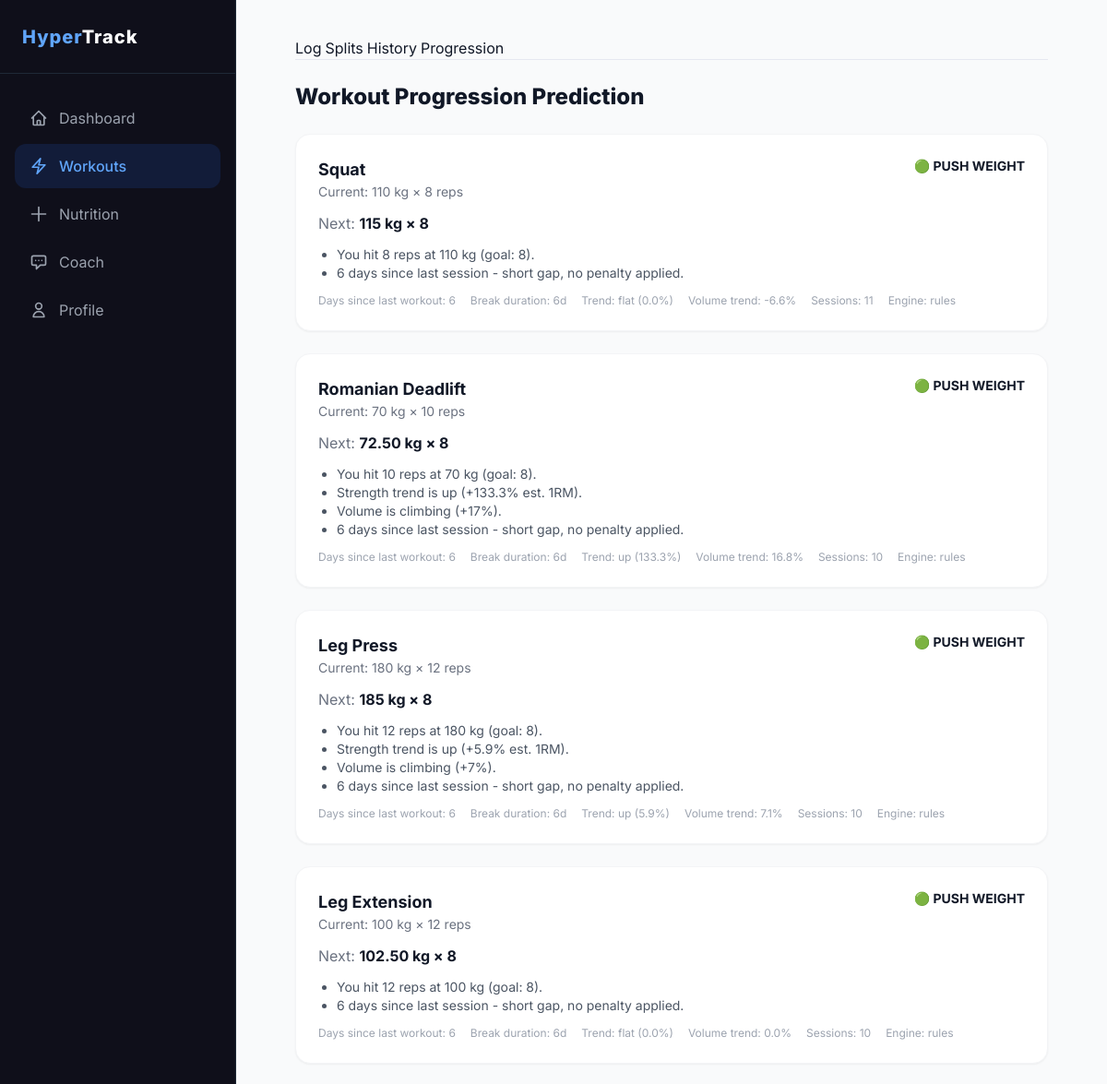
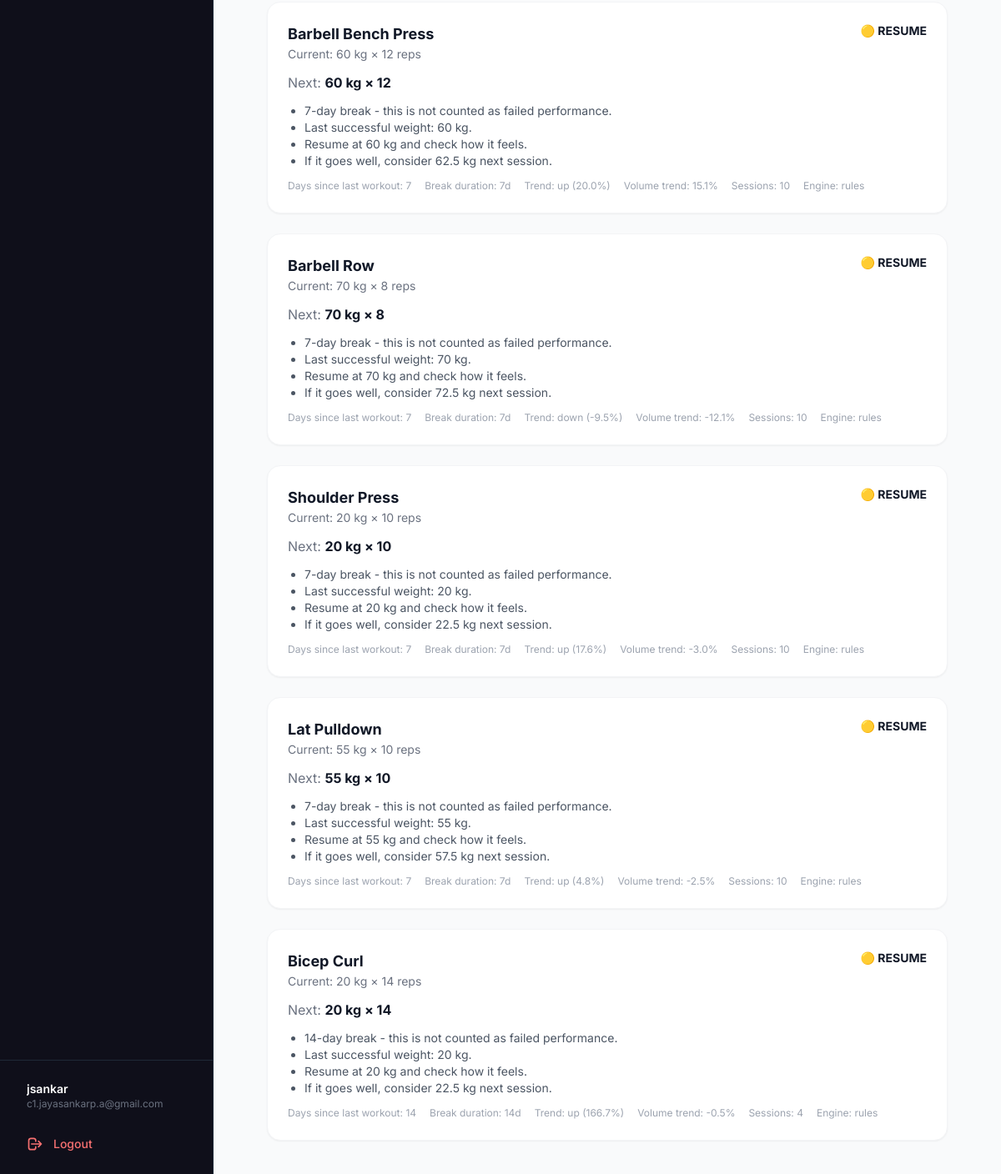
Page /workouts/progression/ (signed in) on the committed database (2 pictures, top to bottom).
### accounts/models.py (models this page shows, shortened)
class User(AbstractUser):
    email = models.EmailField(unique=True)
    name = models.CharField(max_length=150, blank=True)
    age = models.PositiveIntegerField(null=True, blank=True)
    height_cm = models.DecimalField(max_digits=5, decimal_places=2, null=True, blank=True)
    weight_kg = models.DecimalField(max_digits=5, decimal_places=2, null=True, blank=True)
    GOAL_CHOICES = [
        ('lose_weight', 'Lose Weight'),
        ('gain_muscle', 'Gain Muscle'),
        ('maintain', 'Maintain'),
    ]
    goal = models.CharField(
        max_length=20,
        choices=GOAL_CHOICES,
        default='maintain'
    )
    created_at = models.DateTimeField(auto_now_add=True)
    objects = UserManager()
    USERNAME_FIELD = 'email'
    REQUIRED_FIELDS = []  # email is USERNAME_FIELD, username is auto-filled to email

### workouts/models.py (models this page shows, shortened)
class WorkoutLog(models.Model):
    EXERCISE_CHOICES = [
        ('Squat', 'Squat'),
        ('Deadlift', 'Deadlift'),
        ('Bench Press', 'Bench Press'),
        ('Overhead Press', 'Overhead Press'),
        ('Barbell Row', 'Barbell Row'),
        ('Pull-up', 'Pull-up'),
        ('Dip', 'Dip'),
        ('Leg Press', 'Leg Press'),
        ('Romanian Deadlift', 'Romanian Deadlift'),
        ('Lateral Raise', 'Lateral Raise'),
    ]
    user = models.ForeignKey(
        settings.AUTH_USER_MODEL,
        on_delete=models.CASCADE,
        related_name='workouts'
    )
    exercise = models.CharField(
        max_length=50,
        choices=EXERCISE_CHOICES
    )
    sets = models.PositiveIntegerField(
        validators=[MinValueValidator(1, message="Sets must be a positive integer.")]
    )
    reps = models.PositiveIntegerField(
        validators=[MinValueValidator(1, message="Reps must be a positive integer.")]
    )
    weight_kg = models.DecimalField(
        max_digits=6,
        decimal_places=2,
        validators=[MinValueValidator(Decimal('0.01'), message="Weight must be greater than zero.")]
    )
    volume = models.DecimalField(
        max_digits=10,
        decimal_places=2,
        editable=False
    )
    date = models.DateField()
    created_at = models.DateTimeField(auto_now_add=True)
    session = models.ForeignKey(
        'WorkoutSession',
        null=True,
        blank=True,
        on_delete=models.CASCADE,
        related_name='mirror_logs',
    )
    class Meta:
        indexes = [
            models.Index(fields=['user', 'date']),
        ]

### workouts/views.py (the view)
# urls.py: path('progression/', views.progression_view, name='workout_progression'),
@login_required
def progression_view(request):
    from django.utils import timezone
    from .progression import get_progression_for_user
    data = get_progression_for_user(request.user, today=timezone.localdate())
    return render(request, 'workouts/progression.html', {'prog': data, 'active_tab': 'workouts'})

### workouts/progression/history.py (called while the page is built)
def _summarise(date, rows):
    rows = [(r, float(w)) for r, w in rows if w and float(w) > 0 and r > 0]
    if not rows:
        return None
    top_w = max(w for _, w in rows)
    at_top = [r for r, w in rows if w == top_w]
    volume = sum(r * w for r, w in rows)
    return Entry(
        date=date, weight=top_w, reps=max(at_top), sets=len(at_top),
        volume=volume, best_reps_at_top=max(at_top),
    )

def _key(name):
    return (name or '').strip().lower()

### workouts/progression/lstm.py (called while the page is built, shortened)
def load_model():
    if _model_cache['loaded']:
        return _model_cache['model']

def predict_probs(entries):
    model = load_model()
    if model is None or len(entries) < LSTM_MIN_SESSIONS:
        return None
    x = torch.tensor([featurize(entries)], dtype=torch.float32)
    with torch.no_grad():
        p = torch.softmax(model(x), dim=-1)[0].tolist()
    return dict(zip(CLASSES, p))

### workouts/progression/rules.py (called while the page is built)
def _round_to(x, step):
    return round(x / step) * step

def weight_step(weight, exercise_name=''):
    lower = any(k in exercise_name.lower() for k in
                ('squat', 'deadlift', 'leg press', 'rdl', 'hip thrust'))
    if weight < 20:
        return 1.0 if not lower else 2.5
    return 5.0 if lower and weight >= 100 else 2.5

def _fmt(w):
    return f"{w:g}"

def _is_success(entry, prev, goal_reps):
    if entry.reps >= goal_reps:
        return True
    if prev is None:
        return False
    if entry.weight > prev.weight and entry.reps >= max(REP_FLOOR, prev.reps - 2):
        return True
    if entry.weight == prev.weight and entry.reps >= prev.reps:
        return True
    return False

def break_info(entries, today):
    last = entries[-1].date
    days = (today - last).days
    gaps = [(b.date - a.date).days for a, b in zip(entries, entries[1:])]
    return {
        'days_since_last_workout': days,
        'break_duration': max(days, gaps[-1] if gaps else 0),
    }

def _last_successful(entries, goal_reps):
    last_ok = None
    for i, e in enumerate(entries):
        prev = entries[i - 1] if i else None
        if _is_success(e, prev, goal_reps):
            last_ok = e
    return last_ok

def _trend(entries):
    recent = entries[-RECENT_WINDOW:]
    e1rm = [e.weight * (1 + min(e.reps, 12) / 30) for e in recent]
    if len(e1rm) < 2:
        return 'flat', 0.0
    change = (e1rm[-1] - e1rm[0]) / e1rm[0] * 100
    if change > 2:
        return 'up', change
    if change < -3:
        return 'down', change
    return 'flat', change

### templates/workouts/progression.html (shortened to what this page needs)
{% extends 'base.html' %}
{% block content %}
<div class="p-6 md:p-10 max-w-4xl mx-auto space-y-6">
    {% include 'workouts/_tabs.html' with current='progression' %}
    <h1 class="text-2xl font-extrabold text-gray-900">Workout Progression Prediction</h1>
    {% for p in prog.items %}
    <div class="bg-white rounded-2xl border border-gray-100 shadow-sm p-6 space-y-3">
        <div class="flex justify-between items-start">
            <div>
                <h2 class="text-lg font-bold text-gray-900">{{ p.exercise }}</h2>
                <p class="text-sm text-gray-500">Current: {{ p.current_weight|floatformat:"-2" }} kg × {{ p.current_reps }} reps</p>
            </div>
            <span class="text-sm font-bold">{{ p.emoji }} {{ p.headline }}</span>
        </div>
        <p class="text-base text-gray-900"><span class="text-gray-500">Next:</span> <strong>{{ p.next_weight|floatformat:"-2" }} kg × {{ p.next_reps }}</strong></p>
        <ul class="text-sm text-gray-600 list-disc pl-5">{% for r in p.reasons %}<li>{{ r }}</li>{% endfor %}</ul>
        <div class="text-xs text-gray-400 flex flex-wrap gap-x-4">
            <span>Days since last workout: {{ p.days_since_last_workout }}</span>
            <span>Break duration: {{ p.break_duration }}d</span>
            <span>Trend: {{ p.trend }} ({{ p.trend_pct }}%)</span>
            <span>Volume trend: {{ p.volume_trend_pct }}%</span>
            <span>Sessions: {{ p.sessions }}</span>
            <span>Engine: {{ p.engine }}</span>
        </div>
    </div>
    {% endfor %}
</div>
{% endblock %}

### templates/base.html (shortened to what this page needs)
<!DOCTYPE html>
<html lang="en">
<head>
    <script src="https://cdn.tailwindcss.com"></script>
    <link rel="stylesheet" href="/static/css/style.css">
</head>
<body class="bg-gray-50 text-gray-900 font-sans min-h-screen flex flex-col md:flex-row">
    {% if user.is_authenticated %}
    <aside class="hidden md:flex flex-col w-64 bg-brand-dark text-white min-h-screen flex-shrink-0 border-r border-gray-800">
        <div class="h-20 flex items-center px-6 border-b border-gray-800">
            <span class="text-xl font-extrabold tracking-wider">
            <span class="text-blue-400">Hyper</span><span class="text-white">Track</span>
            </span>
        </div>
        <nav class="flex-1 px-4 py-6 space-y-1">
            <a href="{% url 'dashboard' %}" class="flex items-center px-4 py-3 rounded-xl transition-all duration-150 group {% if active_tab == 'dashboard' %}bg-blue-600/15 text-blue-400 font-medium{% else %}text-gray-400 hover:text-white hover:bg-white/5{% endif %}">
                <svg class="w-5 h-5 mr-3" fill="none" stroke="currentColor" stroke-width="2" viewBox="0 0 24 24">
                    <path stroke-linecap="round" stroke-linejoin="round" d="M3 12l2-2m0 0l7-7 7 7M5 10v10a1 1 0 001 1h3m10-11l2 2m-2-2v10a1 1 0 01-1 1h-3m-6 0a1 1 0 001-1v-4a1 1 0 011-1h2a1 1 0 011 1v4a1 1 0 001 1m-6 0h6"/>
                </svg>
                Dashboard
            </a>
            <a href="{% url 'workout_list' %}" class="flex items-center px-4 py-3 rounded-xl transition-all duration-150 group {% if active_tab == 'workouts' %}bg-blue-600/15 text-blue-400 font-medium{% else %}text-gray-400 hover:text-white hover:bg-white/5{% endif %}">
                <svg class="w-5 h-5 mr-3" fill="none" stroke="currentColor" stroke-width="2" viewBox="0 0 24 24">
                    <path stroke-linecap="round" stroke-linejoin="round" d="M3.75 13.5l10.5-11.25L12 10.5h8.25L9.75 21.75 12 13.5H3.75z"/>
                </svg>
                Workouts
            </a>
            <a href="{% url 'nutrition_daily' %}" class="flex items-center px-4 py-3 rounded-xl transition-all duration-150 group {% if active_tab == 'nutrition' %}bg-blue-600/15 text-blue-400 font-medium{% else %}text-gray-400 hover:text-white hover:bg-white/5{% endif %}">
                <svg class="w-5 h-5 mr-3" fill="none" stroke="currentColor" stroke-width="2" viewBox="0 0 24 24">
                    <path stroke-linecap="round" stroke-linejoin="round" d="M12 3v18m9-9H3"/>
                </svg>
                Nutrition
            </a>
            <a href="{% url 'chatbot' %}" class="flex items-center px-4 py-3 rounded-xl transition-all duration-150 group {% if active_tab == 'chatbot' %}bg-blue-600/15 text-blue-400 font-medium{% else %}text-gray-400 hover:text-white hover:bg-white/5{% endif %}">
                <svg class="w-5 h-5 mr-3" fill="none" stroke="currentColor" stroke-width="2" viewBox="0 0 24 24">
                    <path stroke-linecap="round" stroke-linejoin="round" d="M8 10h.01M12 10h.01M16 10h.01M9 16H5a2 2 0 01-2-2V6a2 2 0 012-2h14a2 2 0 012 2v8a2 2 0 01-2 2h-5l-5 5v-5z"/>
                </svg>
                Coach
            </a>
            <a href="{% url 'profile' %}" class="flex items-center px-4 py-3 rounded-xl transition-all duration-150 group {% if active_tab == 'profile' %}bg-blue-600/15 text-blue-400 font-medium{% else %}text-gray-400 hover:text-white hover:bg-white/5{% endif %}">
                <svg class="w-5 h-5 mr-3" fill="none" stroke="currentColor" stroke-width="2" viewBox="0 0 24 24">
                    <path stroke-linecap="round" stroke-linejoin="round" d="M16 7a4 4 0 11-8 0 4 4 0 018 0zM12 14a7 7 0 00-7 7h14a7 7 0 00-7-7z"/>
                </svg>
                Profile
            </a>
        </nav>
        <div class="p-4 border-t border-gray-800 flex flex-col gap-3">
            <div class="px-4 py-2">
                <p class="text-sm font-semibold truncate">{{ user.name|default:user.email }}</p>
                <p class="text-xs text-gray-500 truncate">{{ user.email }}</p>
            </div>
            <a href="{% url 'logout' %}" class="flex items-center px-4 py-2.5 text-sm font-medium text-red-400 hover:text-red-300 hover:bg-red-500/10 rounded-xl transition-all">
                <svg class="w-5 h-5 mr-3" fill="none" stroke="currentColor" stroke-width="2" viewBox="0 0 24 24">
                    <path stroke-linecap="round" stroke-linejoin="round" d="M17 16l4-4m0 0l-4-4m4 4H7m6 4v1a3 3 0 01-3 3H6a3 3 0 01-3-3V7a3 3 0 013-3h4a3 3 0 013 3v1"/>
                </svg>
                Logout
            </a>
        </div>
    </aside>
    {% endif %}
    <main class="flex-1 min-h-screen {% if user.is_authenticated %}pb-20 md:pb-0{% endif %}">
        {% block content %}{% endblock %}
    </main>
</body>
</html>

### static/css/style.css (style rules this page uses)
body { -webkit-font-smoothing: antialiased; -moz-osx-font-smoothing: grayscale; }

### rows in the picture
User: name "jsankar", email "c1.jayasankarp.a@gmail.com"
WorkoutLog: exercise "Bicep Curl", current_weight "20", current_reps "14", emoji "🟡", headline "RESUME", next_weight "20", next_reps "14", reasons "14-day break - this is not counted as failed performance." "Last successful weight: 20 kg." "Resume at 20 kg and check how it feels." "If it goes well, consider 22.5 kg next session.", days_since_last_workout "14", break_duration "14", trend "up", trend_pct "166.7", volume_trend_pct "-0.5", sessions "4", engine "rules"

### other values in the picture
{{ p.exercise }} "Squat" "Romanian Deadlift" "Leg Press" "Leg Extension" "Barbell Bench Press" "Barbell Row" "Shoulder Press" "Lat Pulldown"
{{ p.current_weight|floatformat:"-2" }} "110" "70" "180" "100" "60" "70" "20" "55"
{{ p.current_reps }} "8" "10" "12" "12" "12" "8" "10" "10"
{{ p.emoji }} "🟢" "🟢" "🟢" "🟢" "🟡" "🟡" "🟡" "🟡"
{{ p.headline }} "PUSH WEIGHT" "PUSH WEIGHT" "PUSH WEIGHT" "PUSH WEIGHT" "RESUME" "RESUME" "RESUME" "RESUME"
{{ p.next_weight|floatformat:"-2" }} "115" "72.50" "185" "102.50" "60" "70" "20" "55"
{{ p.next_reps }} "8" "8" "8" "8" "12" "8" "10" "10"
{{ r }} "You hit 8 reps at 110 kg (goal: 8)." "6 days since last session - short gap, no penalty applied." "You hit 10 reps at 70 kg (goal: 8)." "Strength trend is up (+133.3% est. 1RM)." "Volume is climbing (+17%)." "6 days since last session - short gap, no penalty applied." "You hit 12 reps at 180 kg (goal: 8)." "Strength trend is up (+5.9% est. 1RM)." "Volume is climbing (+7%)." "6 days since last session - short gap, no penalty applied." "You hit 12 reps at 100 kg (goal: 8)." "6 days since last session - short gap, no penalty applied." "7-day break - this is not counted as failed performance." "Last successful weight: 60 kg." "Resume at 60 kg and check how it feels." "If it goes well, consider 62.5 kg next session." "7-day break - this is not counted as failed performance." "Last successful weight: 70 kg." "Resume at 70 kg and check how it feels." "If it goes well, consider 72.5 kg next session." "7-day break - this is not counted as failed performance." "Last successful weight: 20 kg." "Resume at 20 kg and check how it feels." "If it goes well, consider 22.5 kg next session." "7-day break - this is not counted as failed performance." "Last successful weight: 55 kg." "Resume at 55 kg and check how it feels." "If it goes well, consider 57.5 kg next session."
{{ p.days_since_last_workout }} "6" "6" "6" "6" "7" "7" "7" "7"
{{ p.break_duration }} "6" "6" "6" "6" "7" "7" "7" "7"
{{ p.trend }} "flat" "up" "up" "flat" "up" "down" "up" "up"
{{ p.trend_pct }} "0.0" "133.3" "5.9" "0.0" "20.0" "-9.5" "17.6" "4.8"
{{ p.volume_trend_pct }} "-6.6" "16.8" "7.1" "0.0" "15.1" "-12.1" "-3.0" "-2.5"
{{ p.sessions }} "11" "10" "10" "10" "10" "10" "10" "10"
{{ p.engine }} "rules" "rules" "rules" "rules" "rules" "rules" "rules" "rules"
